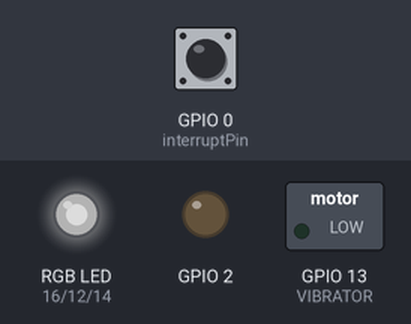
The sketch below on a simulated ESP8266 (NodeMCU). On the bench: switched loads named in the sketch (green lamp = pin HIGH), an RGB LED mixed from three pins (HIGH = lit), output pins drawn as LEDs (lit = HIGH). Dashed ring = blinking. The test bench sets the inputs (shaded band); at power-on: GPIO 0 (interruptPin) HIGH. Dim RGB values are drawn brighter than linear; WiFi joins after 1.5 s; servers stay silent unless stated; uploads are accepted with an empty reply; what the sketch prints to the serial monitor is not drawn.

Above: at 0.3 s.
At 2.7 s:
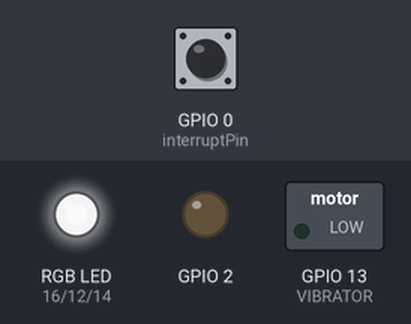
2.8 s: GPIO 0 (interruptPin) pulled LOW for 0.15 s
At 2.8 s:
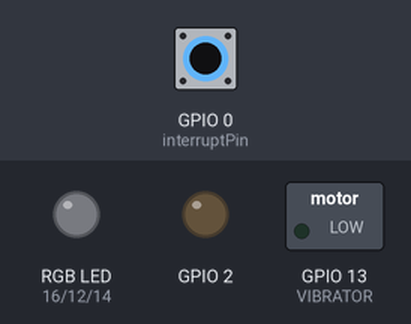
Timing chart, 0 to 5.8 s (numbered marks = the images above; inputs shaded):
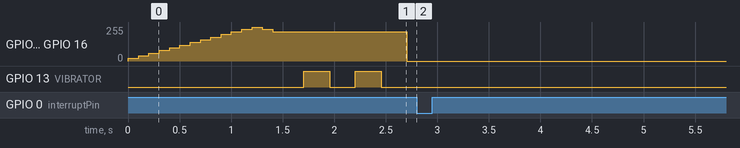

Measured:
- after the input at 2.8 s, every drawn part: stays the same
- by itself, GPIO 12 (GREEN_LED), GPIO 14 (BLUE_LED), GPIO 16 (RED_LED): rises from 20/255 to 255/255 in 1.1 s, then falls to 0/255 in 1.5 s
- by itself, GPIO 13 (VIBRATOR): alternates HIGH for 0.25 s and LOW for 0.25 s

The sketch:

prototipoPERSOV2.ino
```cpp
#include <ESP8266WiFi.h>
#include <ESP8266mDNS.h>
#include <WiFiUdp.h>
#include <ArduinoOTA.h>
//#include <FirebaseArduino.h>
#include <ESP8266HTTPClient.h>
#include <WiFiClient.h>
#include <ArduinoJson.h>

StaticJsonDocument<200> doc;

//#define FIREBASE_HOST "community-fbbae.firebaseio.com"
//#define FIREBASE_AUTH "sho28REDBEcTXyEwxyMGBaI3Zk5lc7jnEhjj2yYJ"
#define WIFI_SSID "CelAlex"//"iPhone de Isabela"//"CelAlex"
#define WIFI_PASSWORD "1234567890"//"isaelizceb"//"1234567890"
#define RED_LED 16
#define BLUE_LED 14
#define GREEN_LED 12
#define VIBRATOR 13

const byte interruptPin = 0;
volatile byte interruptCounter = 0;
int numberOfInterrupts = 0;
int lastStatus = -1;
bool sentAlert = false;
bool mainMode = true;

void setup() {

  //GPIO DECLARATION
  pinMode(2,OUTPUT);
  pinMode(RED_LED,OUTPUT); //RED
  pinMode(BLUE_LED,OUTPUT); //BLUE
  pinMode(GREEN_LED,OUTPUT); //GREEN
  pinMode(VIBRATOR,OUTPUT);

/////////////CONFIGURACION BASICA////////////////
  Serial.begin(115200);

  //CONNECT TO WIFI
  WiFi.begin(WIFI_SSID, WIFI_PASSWORD);
  Serial.print("connecting");
  int cont = 0;
  bool up = true;
  while (WiFi.status() != WL_CONNECTED) {
    Serial.print(".");
    if (up){
      cont = cont + 20;
      if (cont > 255) up = false;
    }
    else{
      cont = cont - 20;
      if (cont < 20) up = true;
    }
    analogWrite(RED_LED,cont);
    analogWrite(BLUE_LED,cont);
    analogWrite(GREEN_LED,cont);
    delay(100);
  }
//  blinkAll();
  Serial.println();
  Serial.print("connected: ");
  Serial.println(WiFi.localIP());

  //Firebase.begin(FIREBASE_HOST, FIREBASE_AUTH);

  //INTERRUPT
  pinMode(interruptPin, INPUT_PULLUP);
  attachInterrupt(digitalPinToInterrupt(interruptPin), handleInterrupt, FALLING);


  ///////////////////OTA///////////////////////////////

  ArduinoOTA.onStart([]() {
    String type;
    if (ArduinoOTA.getCommand() == U_FLASH) {
      type = "sketch";
    } else { // U_SPIFFS
      type = "filesystem";
    }

    // NOTE: if updating SPIFFS this would be the place to unmount SPIFFS using SPIFFS.end()
    Serial.println("Start updating " + type);
  });
  ArduinoOTA.onEnd([]() {
    Serial.println("\nEnd");
  });
  ArduinoOTA.onProgress([](unsigned int progress, unsigned int total) {
    Serial.printf("Progress: %u%%\r", (progress / (total / 100)));
  });
  ArduinoOTA.onError([](ota_error_t error) {
    Serial.printf("Error[%u]: ", error);
    if (error == OTA_AUTH_ERROR) {
      Serial.println("Auth Failed");
    } else if (error == OTA_BEGIN_ERROR) {
      Serial.println("Begin Failed");
    } else if (error == OTA_CONNECT_ERROR) {
      Serial.println("Connect Failed");
    } else if (error == OTA_RECEIVE_ERROR) {
      Serial.println("Receive Failed");
    } else if (error == OTA_END_ERROR) {
      Serial.println("End Failed");
    }
  });
  ArduinoOTA.begin();
  Serial.println("Ready");
  Serial.print("IP address: ");
  Serial.println(WiFi.localIP());
  digitalWrite(2,LOW);
}

void handleInterrupt() {
  interruptCounter++;
  int t = millis();
  while(millis() - t < 250){
    //debounce delay
  }
}

void loop() {

///////////////////////////

if (millis() < 60000){
  ArduinoOTA.handle();
}

////////////////


//CHECKING DB
int dbStatus = getAPIStatus();//Firebase.getInt("Board/Status");
if (dbStatus != lastStatus){
   vibrate();
   mainMode = false;
  switch(dbStatus){
    case 1: crimeReceived();
            break;
    case 2: peReceived();
            break;
    case 3: suspiciousReceived();
            break;
    default: okReceived();
             mainMode = true;
  }
}
lastStatus = dbStatus;


if (mainMode){
  sentAlert = false;
//CHECKING CLICKS
bool exitLoop = false;
int clicks = 0;

 while (!exitLoop){
  int t = millis();
  for(int i = millis(); i-t < 1000; i = millis()){
    if (interruptCounter>0){
      interruptCounter--;
      exitLoop = false;
      clicks++;
      Serial.println("CLICK");
      break;
    }
    else{
      exitLoop = true;
    }
  }
  yield();
 }
//SEND TO DB
 if (clicks > 0 && clicks <  4 && clicks != lastStatus){
   Serial.println("Number of Clicks:");
  Serial.println(clicks);
  //Firebase.setInt("Board/Status", clicks);
  changeAPIStatus(clicks);
  sentAlert = true;
 }

 clicks = 0;
}
else{
  int t = millis();
  while(digitalRead(interruptPin) == LOW){
    yield();
    if(sentAlert && (millis() - t) > 1500){
       changeAPIStatus(0);
       vibrateCancel();
       okReceived();
//       vibrate();
       break;
    }
  }

  delay(1000);
  interruptCounter = 0;
}


}
```

httpConnection.ino
```cpp
int getAPIStatus(){ //pass devide ID
  WiFiClient client;
  HTTPClient http;
  if (http.begin(client, "http://puliapi.herokuapp.com/getStatus?colonia=Primavera")) { //"colonia" hardcoded, TO BE CHANGED
      int httpCode = http.GET();
      if (httpCode > 0) {
        if (httpCode == HTTP_CODE_OK || httpCode == HTTP_CODE_MOVED_PERMANENTLY) {
            String json = http.getString();
            DeserializationError error = deserializeJson(doc, json);
             if (error) {
                return 0;
              }
              else{
                int s = doc["status"];
//                Serial.println(s);
                return s;

              }
        }
      } else {
//        Serial.printf("[HTTP] GET... failed, error: %s\n", http.errorToString(httpCode).c_str());
        return 0;
      }

      http.end();
  }
  return 0;
}

void changeAPIStatus(int stat){
  WiFiClient client;
  HTTPClient http;
  char cstat = 48 + stat;

  String url = "http://puliapi.herokuapp.com/changeStatus?colonia=Primavera&status=";
  url += stat;
//  Serial.print("char status");
  Serial.println(url);

//  String temp = strcat("http://puliapi.herokuapp.com/changeStatus?colonia=Primavera&status=", cstat);
//    Serial.println(temp);
  http.begin(client, url); //"colonia" hardcoded, TO BE CHANGED
  http.GET();
//  temp = url;
  http.end();
}
```

gpioFunctions.ino
```cpp
void blinkAll(){
  for(int i=0; i < 2; i++){
    digitalWrite(RED_LED,HIGH);
    digitalWrite(BLUE_LED,HIGH);
    digitalWrite(GREEN_LED,HIGH);
    delay(400);
    digitalWrite(RED_LED,LOW);
    digitalWrite(BLUE_LED,LOW);
    digitalWrite(GREEN_LED,LOW);
    delay(400);
  }
}


void vibrate(){
  Serial.println("vibrate");
  digitalWrite(VIBRATOR,HIGH);
  delay(250);
  digitalWrite(VIBRATOR,LOW);
  delay(250);
  digitalWrite(VIBRATOR,HIGH);
  delay(250);
  digitalWrite(VIBRATOR,LOW);
  delay(250);
}

void vibrateCancel(){
  Serial.println("vibrate");
  digitalWrite(VIBRATOR,HIGH);
  delay(500);
  digitalWrite(VIBRATOR,LOW);

}


void crimeReceived(){
  Serial.println("CRIME");
  digitalWrite(RED_LED,HIGH);
  digitalWrite(BLUE_LED,LOW);
  digitalWrite(GREEN_LED,LOW);
  if (!sentAlert){
    vibrate();
  }
}
void peReceived(){
  Serial.println("PE");
  digitalWrite(RED_LED,LOW);
  digitalWrite(BLUE_LED,HIGH);
  digitalWrite(GREEN_LED,LOW);
  if (!sentAlert){
    vibrate();
  }
}
void suspiciousReceived(){
  Serial.println("SUSPICIOUS");
  digitalWrite(RED_LED,LOW);
  digitalWrite(BLUE_LED,LOW);
  digitalWrite(GREEN_LED,HIGH);
  if (!sentAlert){
    vibrate();
  }
}
void okReceived(){
  digitalWrite(RED_LED,LOW);
  digitalWrite(BLUE_LED,LOW);
  digitalWrite(GREEN_LED,LOW);
}
```
